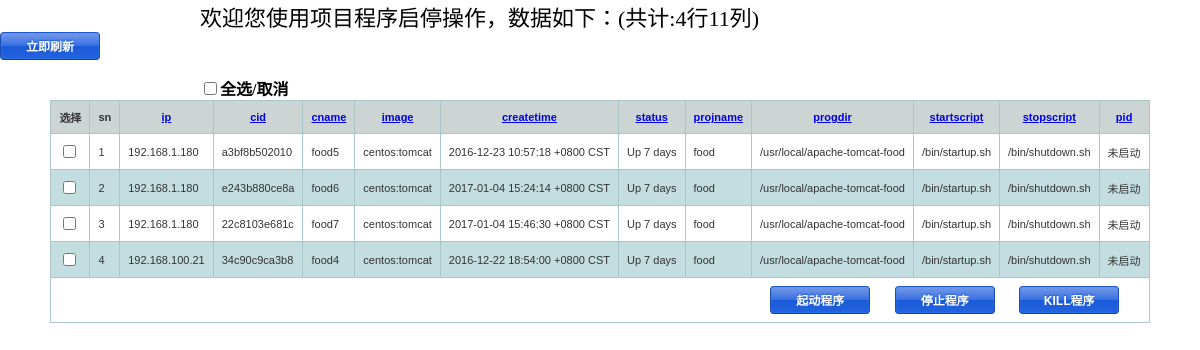
Screenshot of /dkopproj2.php (signed in) with the database file from the repository.
### tables this page shows
CREATE TABLE IF NOT EXISTS `dockercontainers` (
  `ip` varchar(50) DEFAULT NULL,
  `cid` varchar(50) DEFAULT NULL,
  `cname` varchar(50) DEFAULT NULL,
  `image` varchar(50) DEFAULT NULL,
  `cmd` varchar(50) DEFAULT NULL,
  `createtime` varchar(50) DEFAULT NULL,
  `status` varchar(50) DEFAULT NULL,
  `ports` varchar(200) DEFAULT NULL
);

CREATE TABLE IF NOT EXISTS `dockerproject` (
  `projname` varchar(50) DEFAULT NULL,
  `projdir` varchar(100) DEFAULT NULL,
  `ports` varchar(50) DEFAULT NULL,
  `progdir` varchar(50) DEFAULT NULL,
  `logdir` varchar(50) DEFAULT NULL,
  `startscript` varchar(100) DEFAULT NULL,
  `stopscript` varchar(100) DEFAULT NULL,
  `location` varchar(100) DEFAULT NULL,
  `dstwebapp` varchar(50) DEFAULT NULL,
  `svnprojname` varchar(50) DEFAULT NULL
);

### dkopproj2.php (the view, shortened to what this page needs)
<?php
include_once("dkconfig.php");
echo " <html>  \n";
echo "<head>\n";
echo " </head>\n";
echo "<body style='margin:0 auto;align:center;'>\n";
?>
<?php
     function ShowTable($table_name) {
		global $MysqlHost;
		global $MysqlPass;
		global $MysqlUser;
		$conn=mysql_connect($MysqlHost,$MysqlUser,$MysqlPass)	or die("无法连接数据库，请重来");
        switch ( $_REQUEST["sortby"] )
         {
				 default:
				     $sql="select a.ip,a.cid,a.cname,a.image,a.createtime,a.status, c.projname,c.progdir,c.startscript,c.stopscript,d.pid from dockercontainers as a inner join dkcreated as b on a.cname=b.cname inner join dockerproject as c on b.project=c.projname left join dkprojstatus as d on d.cid=a.cid ";
					 $sql.=" order by ip";
		 }
        $res=mysql_query($sql,$conn);
        $rows=mysql_affected_rows($conn);
        $colums=mysql_num_fields($res);
        echo "<div style='margin:0 auto;align:center;font-size:22px;font-family:SimHei;width:800px'>".'欢迎您使用项目程序启停操作，数据如下：(共计:'.$rows.'行'.$colums.'列)'."</div>\n";
        echo " <form id='form2' name='form2' method='post' action='$PHP_SELF'>\n";
		echo "   <input class='shiny-blue' type='submit' name='freshstatus' value='立即刷新' />\n";
		echo " </form>\n";
        echo "<table class='altrowstable' id='alternatecolor' style='margin:0 auto;align:center;word-break:break-all; word-wrap:break-all;'> <tr>\n";
		echo "<h3 style='margin:0 auto;align:center;font-size:16px;width:800px'><input type='checkbox' name='allunchecked' onclick='selectall(this)' />全选/取消</h3>\n";
		echo " <form id='form' name='form' method='post' action='$PHP_SELF'>\n";
		echo "<th>选择</th>\n";
		echo "<th>sn</th>\n";
        for($i=0; $i < $colums; $i++){
            $field_name=mysql_field_name($res,$i);
			if (!empty($_GET['projname'])){
				echo "<th><a href='dkopproj.php?sortby=".$field_name."&projname=".$_GET['projname']."'  target='right' >".$field_name."</a></th>\n";
			}else{
				echo "<th><a href='dkopproj.php?sortby=".$field_name."'  target='right' >".$field_name."</a></th>\n";
			}
        }
        echo "</tr>\n";
    	$j=0;
        while($row=mysql_fetch_array($res)){
            if($j/2==round($j/2)){echo "<tr class='oddrowcolor'>\n";}
		    else{echo "<tr class='evenrowcolor'>\n";}
			$j++;
			echo "<td> <input type='checkbox' style='float:left' name='".str_replace(".","_",$row[ip]).":".$row[cid]."' /></td>\n";
			echo "<td>".$j."</td>\n";
            for($i=0; $i<$colums; $i++){
				if($i==$colums-1 && empty($row[$i])){$row[$i]="未启动";}
				echo "<td>".$row[$i]."</td>\n";
            }
            echo "</tr>\n";
        }
		echo "<TR><TD COLSPAN=15 align='right'> ";
		echo "   <input class='shiny-blue' type='submit' name='startproc' value='起动程序' />&nbsp&nbsp&nbsp&nbsp&nbsp&nbsp&nbsp\n";
		echo "   <input class='shiny-blue' type='submit' name='stopproc' value='停止程序' />&nbsp&nbsp&nbsp&nbsp&nbsp&nbsp&nbsp\n";
		echo "   <input class='shiny-blue' type='submit' name='killproc' value='KILL程序' />&nbsp&nbsp&nbsp&nbsp&nbsp&nbsp&nbsp\n";
		echo "</TD><TR>";
        echo "</table>\n";
     }
	if( isset($_POST["startproc"]) ){
		echo "<br> start....<br>";
		getdata();
        for($i=0; $i<count($dkstatusres); $i++){
			$tmpstr = str_replace(".","_",$dkstatusres[$i][ip]).":".$dkstatusres[$i][cid];
			if( !empty($_REQUEST[$tmpstr]) ){
				echo "<br>"."您选择了\n：".$dkstatusres[$i][ip].":".$dkstatusres[$i][cid];
				$pos = strpos($dkstatusres[$i][status],"Up");
				echo "pos:".$pos;
				if($pos !== false){
					$cmd = "sudo -u root ssh root@".$dkstatusres[$i][ip]." docker exec ".$dkstatusres[$i][cid]." ".$dkstatusres[$i]['progdir'].$dkstatusres[$i]['startscript']." 2>&1 ";
					echo "<br>".$cmd;
					try{
						exec($cmd,$tmp,$out);
						if($out==0){
							echo "<br>起动程序成功：".$tmp[0]."<br>";
						}
					} catch (Exception $e) {
					    echo "/nResult: ".$e->getMessage();
					}
					writelog(date("Y.m.d H:i:sa l")." user: ".$_SESSION['user']." proj start ".$cmd);
				}else{echo $dkstatusres[$i][ip].":".$dkstatusres[$i][cid].$dkstatusres[$i][status];}
			}
        }
	}else{
		ShowTable("dockercontainers");
	}
	 echo "</body>\n";
	 echo "</html> \n";
?>

### rows the page displays
dockercontainers: ip "192.168.1.180", cid "a3bf8b502010", cname "food5", image "centos:tomcat", createtime "2016-12-23 10:57:18 +0800 CST", status "Up 7 days", dockerproject.projname "food", dockerproject.progdir "/usr/local/apache-tomcat-food", dockerproject.startscript "/bin/startup.sh", dockerproject.stopscript "/bin/shutdown.sh", i "未启动"
dockercontainers: ip "192.168.1.180", cid "e243b880ce8a", cname "food6", image "centos:tomcat", createtime "2017-01-04 15:24:14 +0800 CST", status "Up 7 days", dockerproject.projname "food", dockerproject.progdir "/usr/local/apache-tomcat-food", dockerproject.startscript "/bin/startup.sh", dockerproject.stopscript "/bin/shutdown.sh", i "未启动"
dockercontainers: ip "192.168.1.180", cid "22c8103e681c", cname "food7", image "centos:tomcat", createtime "2017-01-04 15:46:30 +0800 CST", status "Up 7 days", dockerproject.projname "food", dockerproject.progdir "/usr/local/apache-tomcat-food", dockerproject.startscript "/bin/startup.sh", dockerproject.stopscript "/bin/shutdown.sh", i "未启动"
dockercontainers: ip "192.168.100.21", cid "34c90c9ca3b8", cname "food4", image "centos:tomcat", createtime "2016-12-22 18:54:00 +0800 CST", status "Up 7 days", dockerproject.projname "food", dockerproject.progdir "/usr/local/apache-tomcat-food", dockerproject.startscript "/bin/startup.sh", dockerproject.stopscript "/bin/shutdown.sh", i "未启动"

### other values shown
$rows "4"
$colums "11"
$field_name "ip"
$field_name "cid"
$field_name "cname"
$field_name "image"
$field_name "createtime"
$field_name "status"
$field_name "projname"
$field_name "progdir"
$field_name "startscript"
$field_name "stopscript"
$field_name "pid"
